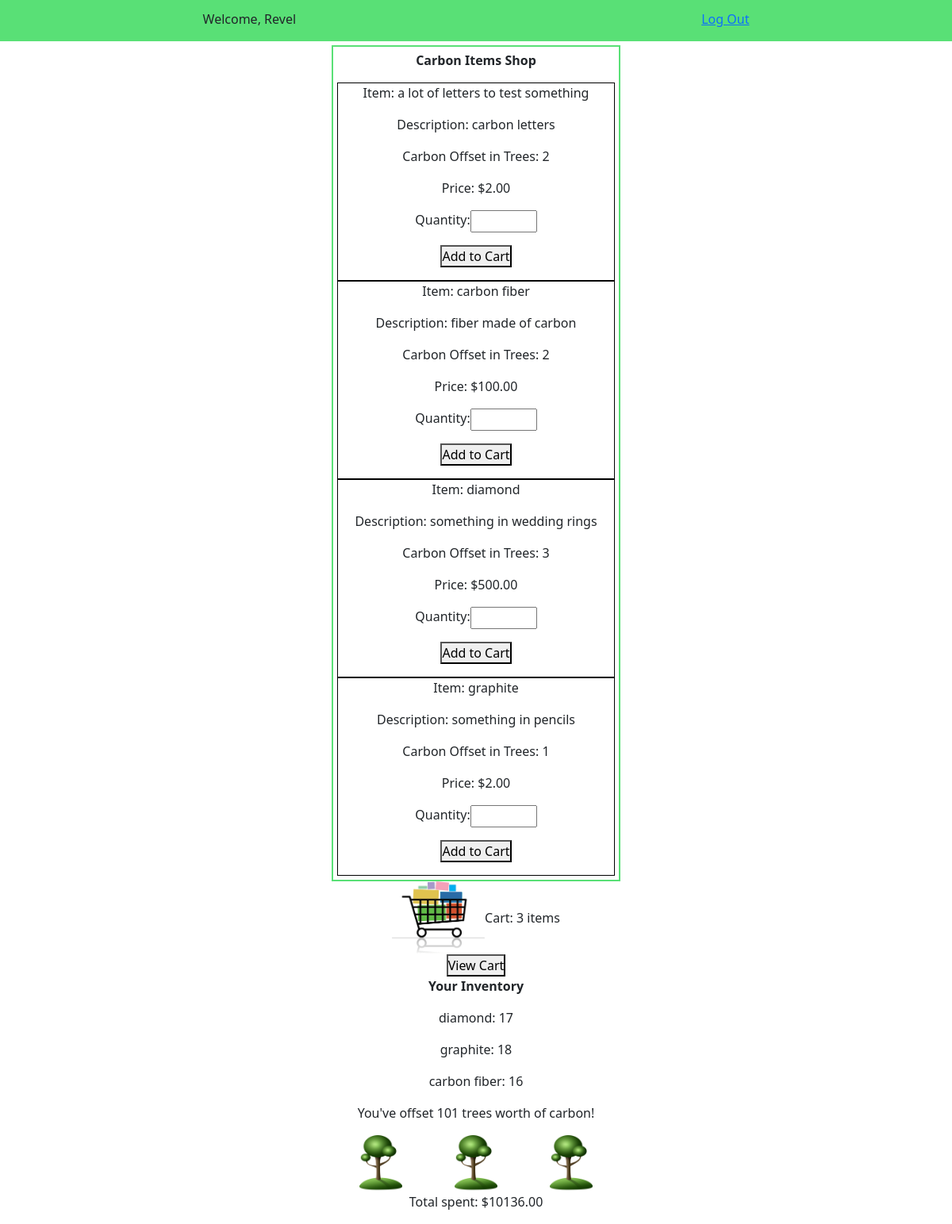
/marketplace/ (signed in), run on an earlier commit of the app's database.
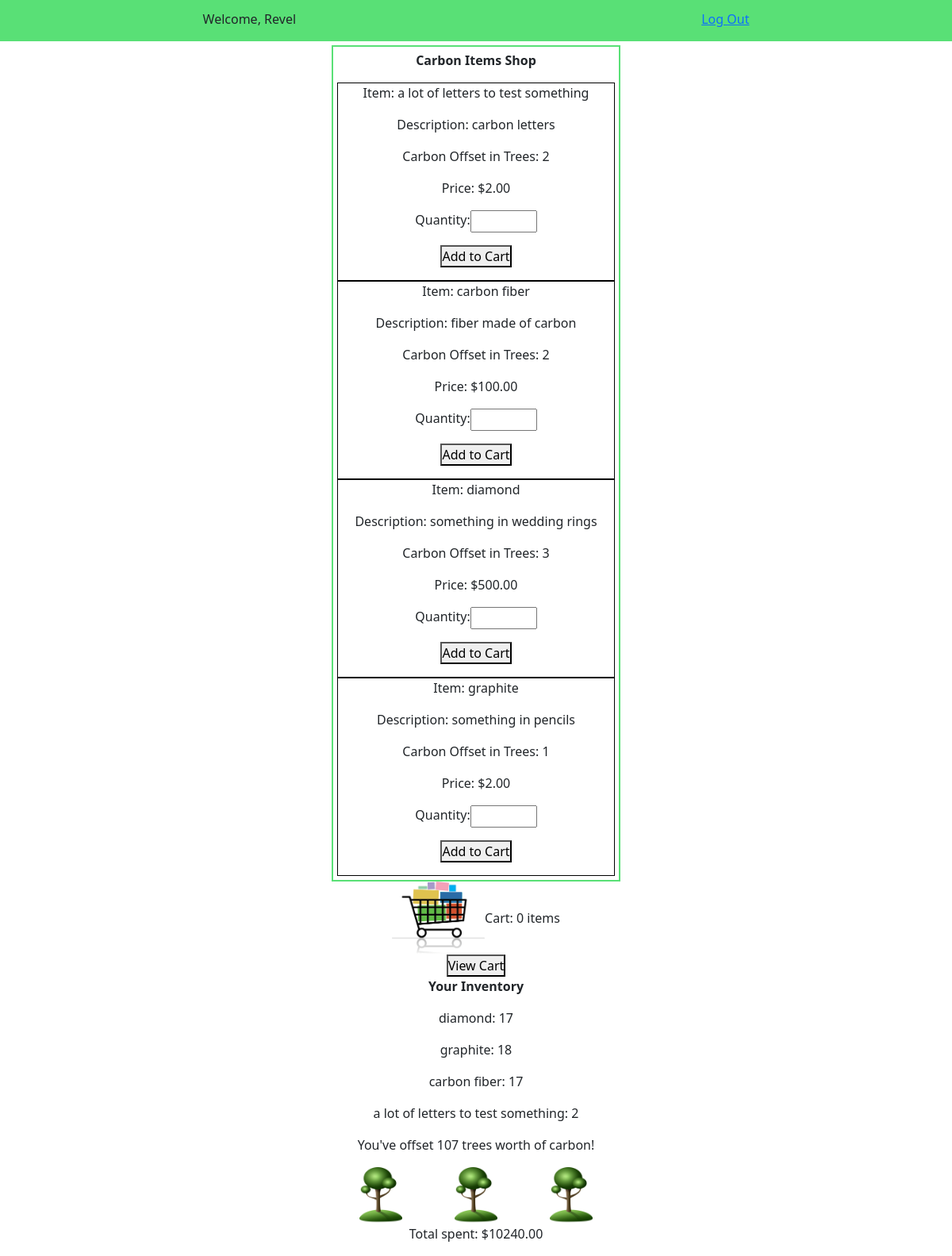
And on a later commit of the database.
### marketplace/models.py (models this page shows, shortened)
class Item(models.Model):
    name = models.CharField(max_length=100)
    description = models.TextField()
    carbon_offset_in_trees = models.IntegerField()
    cost = models.DecimalField(max_digits=5, decimal_places=2)
    purchases = models.ManyToManyField('login_app.User', through="User_Item_Count")
    carts = models.ManyToManyField(Cart, through="Cart_Item_Count")
    created_at = models.DateTimeField(auto_now_add=True)
    updated_at = models.DateTimeField(auto_now=True)
    objects = ItemManager()

class User_Item_Count(models.Model):
    user = models.ForeignKey('login_app.User', on_delete=models.CASCADE)
    item = models.ForeignKey(Item, on_delete=models.CASCADE)
    orders = models.IntegerField()
    created_at = models.DateTimeField(auto_now_add=True)
    updated_at = models.DateTimeField(auto_now=True)

### login_app/views.py (the view, shortened to what this page needs)
# urls.py: path('', include('marketplace.urls')),
def marketplace(request):
    if 'user_id' in request.session:
        shop_items = apps.get_model('marketplace.Item').objects.all()
        if shop_items:
            cart_items = apps.get_model('marketplace.Cart_Item_Count').objects.filter(
                cart=apps.get_model('marketplace.Cart').objects.get(user=User.objects.get(id=request.session['user_id']))
            )
            if cart_items:
                total_quantity = 0
                for item in cart_items:
                    total_quantity += item.quantity
                user_items = apps.get_model('marketplace.User_Item_Count').objects.filter(user=User.objects.get(id=request.session['user_id']))
                if user_items:
                    total_carbon_offset = 0
                    total_cost = 0
                    for item in user_items:
                        total_carbon_offset += item.item.carbon_offset_in_trees * item.orders
                        total_cost += item.item.cost * item.orders
                    context = {
                        'items': reversed(shop_items),
                        'total_quantity': total_quantity,
                        'user': User.objects.get(id=request.session['user_id']),
                        'user_items': user_items,
                        'total_carbon_offset': total_carbon_offset,
                        'total_cost': total_cost
                    }
                    return render(request, 'marketplace.html', context)
            else:
                total_quantity = 0
                user_items = apps.get_model('marketplace.User_Item_Count').objects.filter(user=User.objects.get(id=request.session['user_id']))
                if user_items:
                    total_carbon_offset = 0
                    total_cost = 0
                    for item in user_items:
                        total_carbon_offset += item.item.carbon_offset_in_trees * item.orders
                        total_cost += item.item.cost * item.orders
                    context = {
                        'items': reversed(shop_items),
                        'total_quantity': total_quantity,
                        'user': User.objects.get(id=request.session['user_id']),
                        'user_items': user_items,
                        'total_carbon_offset': total_carbon_offset,
                        'total_cost': total_cost
                    }
                    return render(request, 'marketplace.html', context)
    else:
        return redirect('index')

### marketplace/templates/marketplace.html (shortened to what this page needs)
<!DOCTYPE html>
<html>
	<head>
        {% load static %}
        <link rel="stylesheet" href="https://cdn.jsdelivr.net/npm/bootstrap@5.1.1/dist/css/bootstrap.css">
        <link rel="stylesheet" href="{% static 'style.css' %}">
    </head>
    <body>
        <div id="wrapper">
            <div id="topdiv">
                <p>Welcome, {{user.first_name}}</p>
                <a href="logout/">Log Out</a>
            </div>
            <div id="catalog">
                <p class="bold">Carbon Items Shop</p>
                {% for item in items %}
                    <div class="catalog_item">
                        <p>Item: {{item.name}}</p>
                        <p>Description: {{item.description}}</p>
                        <p>Carbon Offset in Trees: {{item.carbon_offset_in_trees}}</p>
                        <p>Price: ${{item.cost}}</p>
                        <div class="form">
                            <form action="add-to-cart/{{item.id}}/{{user.id}}/" method="post">
                                <p>
                                    <label>
                                        Quantity:
                                        <input name="purchase_quantity" type="number" min="1" max="10" step="1" required>
                                    </label>
                                </p>
                                <p><button type="submit">Add to Cart</button></p>
                            </form>
                        </div>
                    </div>
                {% endfor %}
            </div>
            <div id="cart">
                <div id="cart_counter">
                    <img src="{% static 'cart.png' %}">
                    Cart: {{total_quantity}} items
                </div>
                <form action="view-cart/{{user.id}}/" method="get">
                    <button type="submit">View Cart</button>
                </form>
            </div>
            <div class="orders">
                <p class="bold">Your Inventory</p>
                {% for item in user_items %}
                    <p>{{item.item.name}}: {{item.orders}}</p>
                {% endfor %}
                {% if total_carbon_offset > 0 %}
                    <p>You've offset {{total_carbon_offset}} trees worth of carbon!</p>
                    <div id="tree_imgs">
                        <img src="{% static 'tree.png' %}">
                        {% if total_carbon_offset > 10 %}
                            <img src="{% static 'tree.png' %}">
                        {% endif %}
                        {% if total_carbon_offset > 20 %}
                            <img src="{% static 'tree.png' %}">
                        {% endif %}
                    </div>
                {% endif %}
                <p>Total spent: ${{total_cost}}</p>
            </div>
        </div>
    </body>
</html>

What changed in the data, as far as the page shows it:
changed User_Item_Count "carbon fiber": orders "16" → "17"
added User_Item_Count: item.name "a lot of letters to test something", orders "2"
Also different on the page:
{{ total_quantity }}: "3" → "0"
{{ total_carbon_offset }}: "101" → "107"
{{ total_cost }}: "10136.00" → "10240.00"
